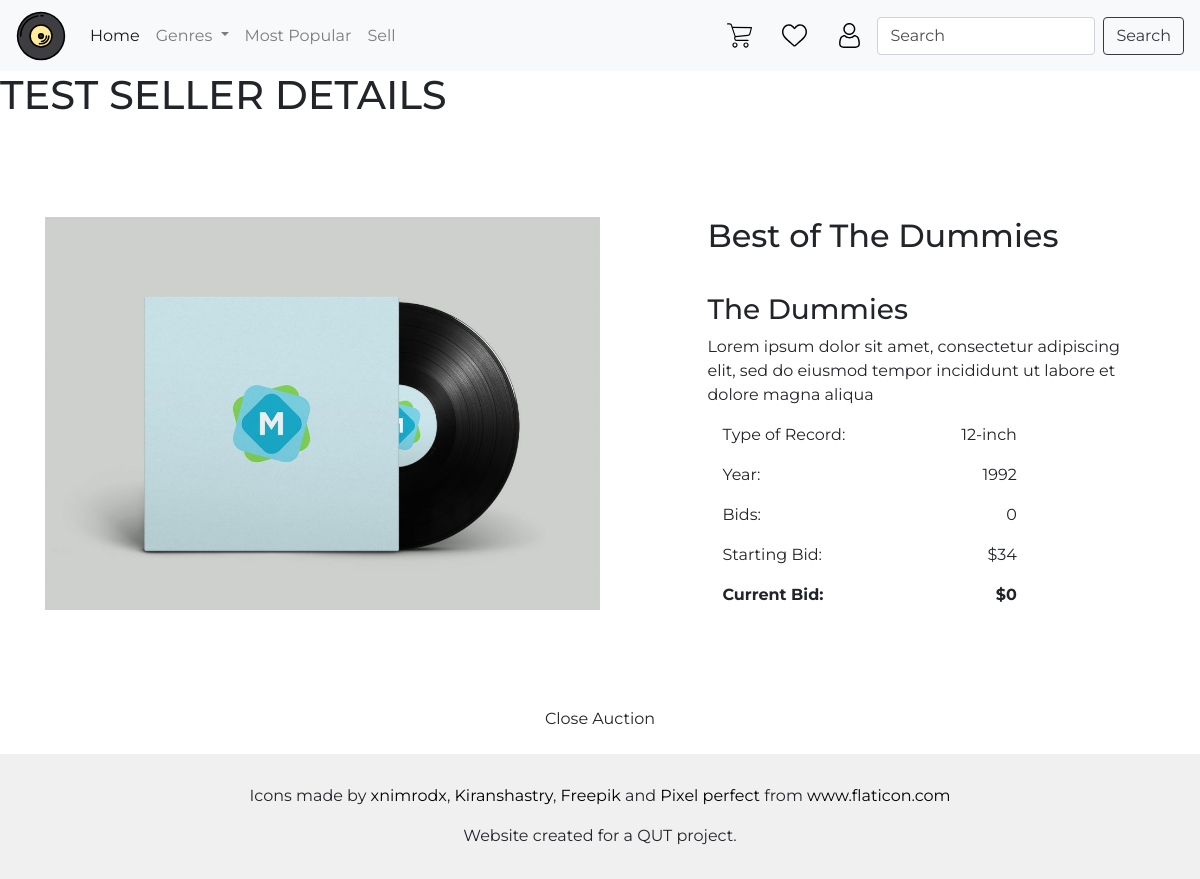
Screenshot of /item/15 (signed in) with the database file from the repository.
### auction/models.py (models this page shows, shortened)
class Item(db.Model):
    __tablename__ = 'items'
    id = db.Column(db.Integer, primary_key=True)
    name = db.Column(db.String(100), index=True, nullable=False)
    description = db.Column(db.String(200), nullable=False)
    artist = db.Column(db.String(100), index=True, nullable=False)
    genre = db.Column(db.String(80), index=True, nullable=False)
    year = db.Column(db.Integer, nullable=False)
    designation = db.Column(db.String(80), nullable=False)
    image = db.Column(db.String(400), nullable=False)
    starting_value = db.Column(db.Integer, nullable=False)
    current_value = db.Column(db.Integer, nullable=False)
    bid_number = db.Column(db.Integer, nullable=True)
    status = db.Column(db.String(80), index=True, nullable=False)
    user_id = db.Column(db.Integer, db.ForeignKey('users.id'))
    date_posted = db.Column(db.String, nullable=False)
    watchlists = db.relationship('Watchlist', backref='items')
    bids = db.relationship('Bid', backref='items')

### auction/auth.py (the view)
@bp2.route("/<id>")
def show(id):
    seller = False
    if current_user.get_id() != None :
        user = int(current_user.get_id())
        try:
            itemUserId = int(Item.query.get(id).user_id)
            seller = (itemUserId == user)
        except:
            seller = False
    details = Item.query.filter_by(id=id).first()
    if seller:
        details = Item.query.filter_by(id=id).first()
        active_bids = Bid.query.filter_by(id=id).first()
        form = CloseAuctionForm()
        return render_template('seller_details.html', active_bids=active_bids, details=details, form=form)
    else:
        form = BidForm()
        details = Item.query.filter_by(id=id).first()
        return render_template('item_details.html', details=details, form=form)

### auction/forms.py
class CloseAuctionForm(FlaskForm):
    submit = SubmitField("Close Auction")

### auction/templates/seller_details.html (shortened to what this page needs)
{% import "bootstrap/wtf.html" as wtf %}
{% block content %}
<h1>TEST SELLER DETAILS</h1>
<div class="row def-padding space-between">
    <div class="col-lg-6 col-xs-12 top-btm-padding">
        <img class="img-fluid" src={{details.image}} alt="Record Image">
    </div>
    <div class="col-lg-5 col-xs-12 col-sm-12 col-md-12">
        <h2 class="top-btm-padding">{{details.name}}</h2>
        <h3>{{details.artist}}</h3>
        <p class="card-text">{{details.description}}</p>
        <div class="space-between col-lg-9 col-md-10 col-sm-12">
            <p>Type of Record: </p>
            <p>{{details.designation}}</p>
        </div>
        <div class="space-between col-lg-9 col-md-10 col-sm-12">
            <p>Year: </p>
            <p>{{details.year}}</p>
        </div>
        <div class="space-between col-lg-9 col-md-10 col-sm-12">
            <p>Bids: </p>
            <p>{{details.bid_number}}</p>
        </div>
        <div class="space-between col-lg-9 col-md-10 col-sm-12">
            <p>Starting Bid: </p>
            <p>${{details.starting_value}}</p>
        </div>
        <div class="space-between col-lg-9 col-md-10 col-sm-12 font-weight-bold">
            <p>Current Bid: </p>
            <p>${{details.bid_number}}</p>
        </div>
    </div>
</div>
<div class="col-12 justify-center space-between">
    {{wtf.quick_form(form,
        "/item/{0}/bid".format(details.id))}}
</div>
{% endblock %}

### auction/static/styles/style.css (style rules this page uses)
* { font-family: Montserrat; }
.def-padding { padding: 60px; }
.top-btm-padding { padding: 30px 0 30px 0; }
.space-between { display: flex; justify-content: space-between; }
.justify-center { display: flex; justify-content: center; }
::placeholder { color: rgba(0,0,0,0.7) !important; opacity: 1; }

### rows the page displays
Item: image (picture), name "Best of The Dummies", artist "The Dummies", description "Lorem ipsum dolor sit amet, consectetur adipiscing elit, sed do eiusmod tempor incididunt ut labore et dolore magna aliqua", designation "12-inch", year "1992", bid_number "0", starting_value "34"
